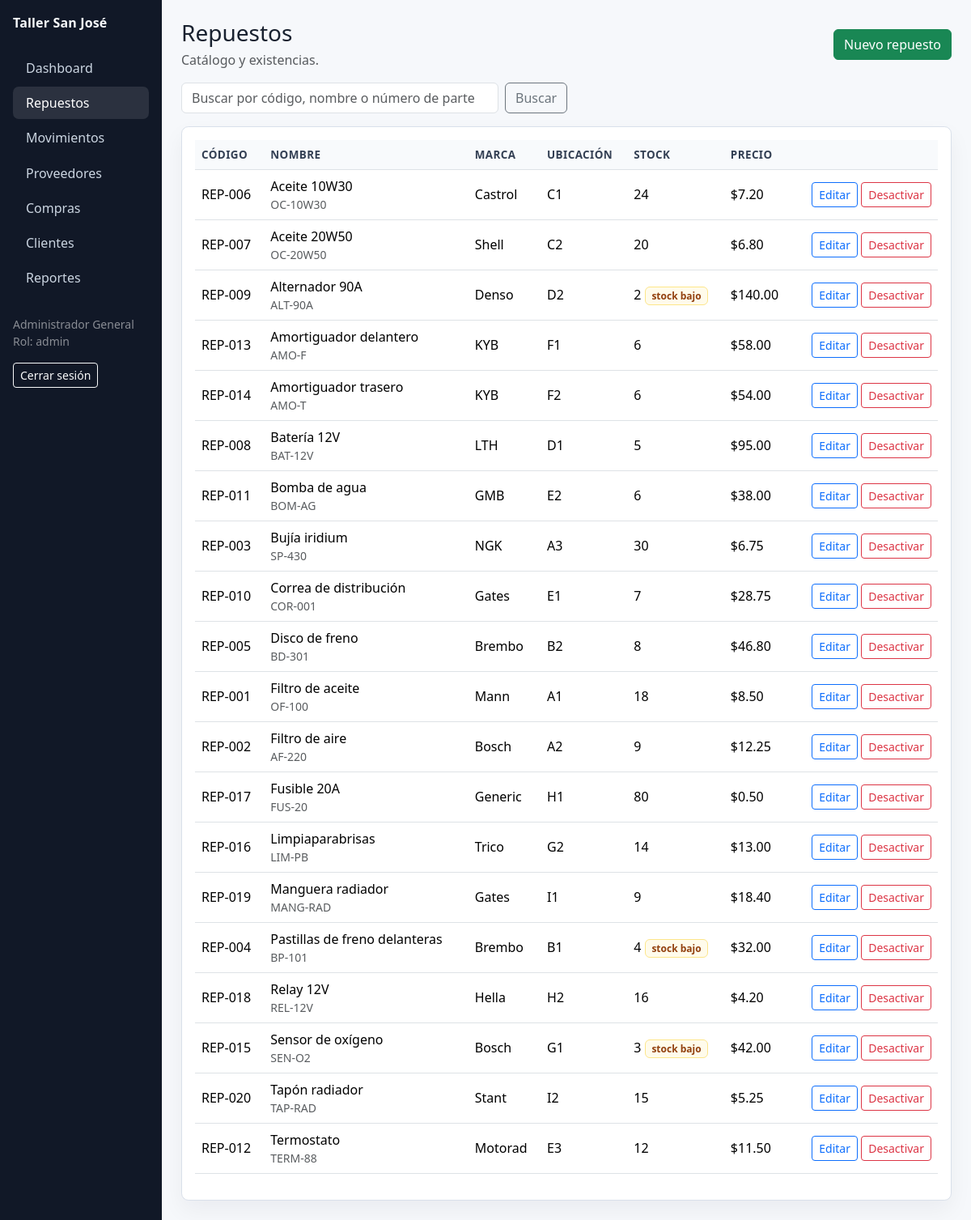
Page /?r=repuestos (signed in) on the committed database.
### tables this page shows
CREATE TABLE repuestos (
  id_repuesto INT AUTO_INCREMENT PRIMARY KEY,
  codigo VARCHAR(40) NOT NULL UNIQUE,
  numero_parte VARCHAR(80),
  nombre VARCHAR(140) NOT NULL,
  descripcion TEXT,
  marca VARCHAR(80),
  ubicacion VARCHAR(80),
  precio_referencia DECIMAL(10,2) NOT NULL DEFAULT 0,
  stock_actual INT NOT NULL DEFAULT 0,
  stock_minimo INT NOT NULL DEFAULT 0,
  estado TINYINT(1) NOT NULL DEFAULT 1
);

### public/index.php (the view, shortened to what this page needs)
<?php
function db(): PDO
{
    $config = require __DIR__ . '/../config/database.php';
    $dsn = sprintf(
        'mysql:host=%s;port=%s;dbname=%s;charset=%s',
        $config['host'],
        $config['port'],
        $config['database'],
        $config['charset']
    );
    $pdo = new PDO($dsn, $config['username'], $config['password'], [
        PDO::ATTR_ERRMODE => PDO::ERRMODE_EXCEPTION,
        PDO::ATTR_DEFAULT_FETCH_MODE => PDO::FETCH_ASSOC,
        PDO::ATTR_EMULATE_PREPARES => false,
    ]);
    return $pdo;
}
function h(?string $value): string
{
    return htmlspecialchars((string)$value, ENT_QUOTES, 'UTF-8');
}
function route(): string
{
    return $_GET['r'] ?? 'dashboard';
}
function current_user(): ?array
{
    return $_SESSION['user'] ?? null;
}
function query(string $sql, array $params = []): PDOStatement
{
    $stmt = db()->prepare($sql);
    $stmt->execute($params);
    return $stmt;
}
function layout(string $title, callable $content): void
{
    $user = current_user();
    $active = route();
    $nav = [
        'dashboard' => 'Dashboard',
        'repuestos' => 'Repuestos',
        'movimientos' => 'Movimientos',
        'proveedores' => 'Proveedores',
        'compras' => 'Compras',
        'clientes' => 'Clientes',
        'reportes' => 'Reportes',
    ];
    ?>
    <!doctype html>
    <html lang="es">
    <head>
        <link href="https://cdn.jsdelivr.net/npm/bootstrap@5.3.3/dist/css/bootstrap.min.css" rel="stylesheet">
        <link href="assets/css/app.css" rel="stylesheet">
    </head>
    <body>
    <?php if ($user): ?>
        <div class="container-fluid app-shell">
            <div class="row">
                <aside class="col-md-2 sidebar p-3 no-print">
                    <div class="brand mb-4">Taller San José</div>
                    <nav class="nav flex-column">
                        <?php foreach ($nav as $key => $label): ?>
                            <a class="nav-link <?= str_starts_with($active, $key) ? 'active' : '' ?>" href="?r=<?= h($key) ?>"><?= h($label) ?></a>
                        <?php endforeach; ?>
                    </nav>
                    <div class="mt-4 small text-white-50">
                        <?= h($user['nombre']) ?><br>
                        Rol: <?= h($user['rol']) ?>
                    </div>
                    <a class="btn btn-sm btn-outline-light mt-3" href="?r=logout">Cerrar sesión</a>
                </aside>
                <main class="col-md-10 p-4">
                    <?php $content(); ?>
                </main>
            </div>
        </div>
    <?php else: ?>
        <?php $content(); ?>
    <?php endif; ?>
    </body>
    </html>
    <?php
}
        ?>
        <?php
function repuestos_page(): void
{
    $q = trim((string)($_GET['q'] ?? ''));
    $params = [];
    $where = 'WHERE estado = 1';
    $rows = query("SELECT * FROM repuestos $where ORDER BY nombre", $params)->fetchAll();
    layout('Repuestos', function () use ($rows, $q) {
        ?>
        <div class="d-flex justify-content-between align-items-center mb-3">
            <div><h1 class="h3 mb-1">Repuestos</h1><p class="text-muted mb-0">Catálogo y existencias.</p></div>
            <a class="btn btn-success" href="?r=repuestos_form">Nuevo repuesto</a>
        </div>
        <form class="row g-2 mb-3 no-print">
            <div class="col-md-5"><input class="form-control" name="q" value="<?= h($q) ?>" placeholder="Buscar por código, nombre o número de parte"></div>
            <div class="col-auto"><button class="btn btn-outline-secondary">Buscar</button></div>
        </form>
        <div class="content-card p-3 table-responsive">
            <table class="table align-middle">
                <thead><tr><th>Código</th><th>Nombre</th><th>Marca</th><th>Ubicación</th><th>Stock</th><th>Precio</th><th></th></tr></thead>
                <tbody>
                <?php foreach ($rows as $row): ?>
                    <tr>
                        <td><?= h($row['codigo']) ?></td>
                        <td><?= h($row['nombre']) ?><div class="small text-muted"><?= h($row['numero_parte']) ?></div></td>
                        <td><?= h($row['marca']) ?></td>
                        <td><?= h($row['ubicacion']) ?></td>
                        <td>
                            <?= h((string)$row['stock_actual']) ?>
                            <?php if ((int)$row['stock_actual'] <= (int)$row['stock_minimo']): ?>
                                <span class="badge badge-stock-low">stock bajo</span>
                            <?php endif; ?>
                        </td>
                        <td>$<?= number_format((float)$row['precio_referencia'], 2) ?></td>
                        <td class="text-end">
                            <a class="btn btn-sm btn-outline-primary" href="?r=repuestos_form&id=<?= (int)$row['id_repuesto'] ?>">Editar</a>
                            <a class="btn btn-sm btn-outline-danger" data-confirm="¿Desactivar repuesto?" href="?r=repuestos&action=delete&id=<?= (int)$row['id_repuesto'] ?>">Desactivar</a>
                        </td>
                    </tr>
                <?php endforeach; ?>
                </tbody>
            </table>
        </div>
        <?php
    });
}
        ?>
    <?php
try {
    match (route()) {
        'login' => login_page(),
        'logout' => (session_destroy() || true) ? redirect('login') : null,
        'dashboard' => dashboard_page(),
        'repuestos' => repuestos_page(),
        'repuestos_form' => repuestos_form_page(),
        'movimientos' => movimientos_page(),
        'proveedores' => generic_crud('proveedores'),
        'clientes' => generic_crud('clientes'),
        'vehiculos' => vehiculos_page(),
        'compras' => compras_page(),
        'reportes' => reportes_page(),
        default => redirect('dashboard'),
    };
} catch (PDOException $e) {
    http_response_code(500);
    echo '<h1>Error de base de datos</h1>';
    echo '<p>Revise config/database.php y confirme que MySQL esté activo y que database/schema.sql haya sido importado.</p>';
}

### public/assets/css/app.css (style rules this page uses)
:root { --ink: #18212f; --muted: #667085; --line: #d9e0ea; --paper: #f6f8fb; --brand: #0f766e; --brand-dark: #115e59; --danger-soft: #fff1f2; --warning-soft: #fffbeb; }
body { background: var(--paper); color: var(--ink); }
.app-shell { min-height: 100vh; }
.sidebar { background: #111827; min-height: 100vh; }
.sidebar .brand { color: #f8fafc; font-weight: 700; letter-spacing: .01em; }
.sidebar .nav-link { color: #cbd5e1; border-radius: .45rem; margin-bottom: .2rem; }
.sidebar .nav-link:hover, .sidebar .nav-link.active { color: #ffffff; background: rgba(255,255,255,.11); }
.content-card { background: #ffffff; border: 1px solid var(--line); border-radius: .55rem; box-shadow: 0 12px 28px rgba(15, 23, 42, .05); }
.table thead th { color: #344054; font-size: .84rem; text-transform: uppercase; letter-spacing: .03em; background: #f8fafc; }
.badge-stock-low { background: var(--warning-soft); color: #92400e; border: 1px solid #fde68a; }

### rows in the picture
repuestos: codigo "REP-006", nombre "Aceite 10W30", numero_parte "OC-10W30", marca "Castrol", ubicacion "C1", stock_actual "24", precio_referencia "7.20"
repuestos: codigo "REP-007", nombre "Aceite 20W50", numero_parte "OC-20W50", marca "Shell", ubicacion "C2", stock_actual "20", precio_referencia "6.80"
repuestos: codigo "REP-009", nombre "Alternador 90A", numero_parte "ALT-90A", marca "Denso", ubicacion "D2", stock_actual "2", stock_minimo "stock bajo", precio_referencia "140.00"
repuestos: codigo "REP-013", nombre "Amortiguador delantero", numero_parte "AMO-F", marca "KYB", ubicacion "F1", stock_actual "6", precio_referencia "58.00"
repuestos: codigo "REP-014", nombre "Amortiguador trasero", numero_parte "AMO-T", marca "KYB", ubicacion "F2", stock_actual "6", precio_referencia "54.00"
repuestos: codigo "REP-008", nombre "Batería 12V", numero_parte "BAT-12V", marca "LTH", ubicacion "D1", stock_actual "5", precio_referencia "95.00"
repuestos: codigo "REP-011", nombre "Bomba de agua", numero_parte "BOM-AG", marca "GMB", ubicacion "E2", stock_actual "6", precio_referencia "38.00"
repuestos: codigo "REP-003", nombre "Bujía iridium", numero_parte "SP-430", marca "NGK", ubicacion "A3", stock_actual "30", precio_referencia "6.75"
repuestos: codigo "REP-010", nombre "Correa de distribución", numero_parte "COR-001", marca "Gates", ubicacion "E1", stock_actual "7", precio_referencia "28.75"
repuestos: codigo "REP-005", nombre "Disco de freno", numero_parte "BD-301", marca "Brembo", ubicacion "B2", stock_actual "8", precio_referencia "46.80"
repuestos: codigo "REP-001", nombre "Filtro de aceite", numero_parte "OF-100", marca "Mann", ubicacion "A1", stock_actual "18", precio_referencia "8.50"
repuestos: codigo "REP-002", nombre "Filtro de aire", numero_parte "AF-220", marca "Bosch", ubicacion "A2", stock_actual "9", precio_referencia "12.25"
repuestos: codigo "REP-017", nombre "Fusible 20A", numero_parte "FUS-20", marca "Generic", ubicacion "H1", stock_actual "80", precio_referencia "0.50"
repuestos: codigo "REP-016", nombre "Limpiaparabrisas", numero_parte "LIM-PB", marca "Trico", ubicacion "G2", stock_actual "14", precio_referencia "13.00"
repuestos: codigo "REP-019", nombre "Manguera radiador", numero_parte "MANG-RAD", marca "Gates", ubicacion "I1", stock_actual "9", precio_referencia "18.40"
repuestos: codigo "REP-004", nombre "Pastillas de freno delanteras", numero_parte "BP-101", marca "Brembo", ubicacion "B1", stock_actual "4", stock_minimo "stock bajo", precio_referencia "32.00"
repuestos: codigo "REP-018", nombre "Relay 12V", numero_parte "REL-12V", marca "Hella", ubicacion "H2", stock_actual "16", precio_referencia "4.20"
repuestos: codigo "REP-015", nombre "Sensor de oxígeno", numero_parte "SEN-O2", marca "Bosch", ubicacion "G1", stock_actual "3", stock_minimo "stock bajo", precio_referencia "42.00"
repuestos: codigo "REP-020", nombre "Tapón radiador", numero_parte "TAP-RAD", marca "Stant", ubicacion "I2", stock_actual "15", precio_referencia "5.25"
repuestos: codigo "REP-012", nombre "Termostato", numero_parte "TERM-88", marca "Motorad", ubicacion "E3", stock_actual "12", precio_referencia "11.50"

### other values in the picture
$label "Dashboard"
$label "Repuestos"
$label "Movimientos"
$label "Proveedores"
$label "Compras"
$label "Clientes"
$label "Reportes"
$user['nombre'] "Administrador General"
$user['rol'] "admin"
